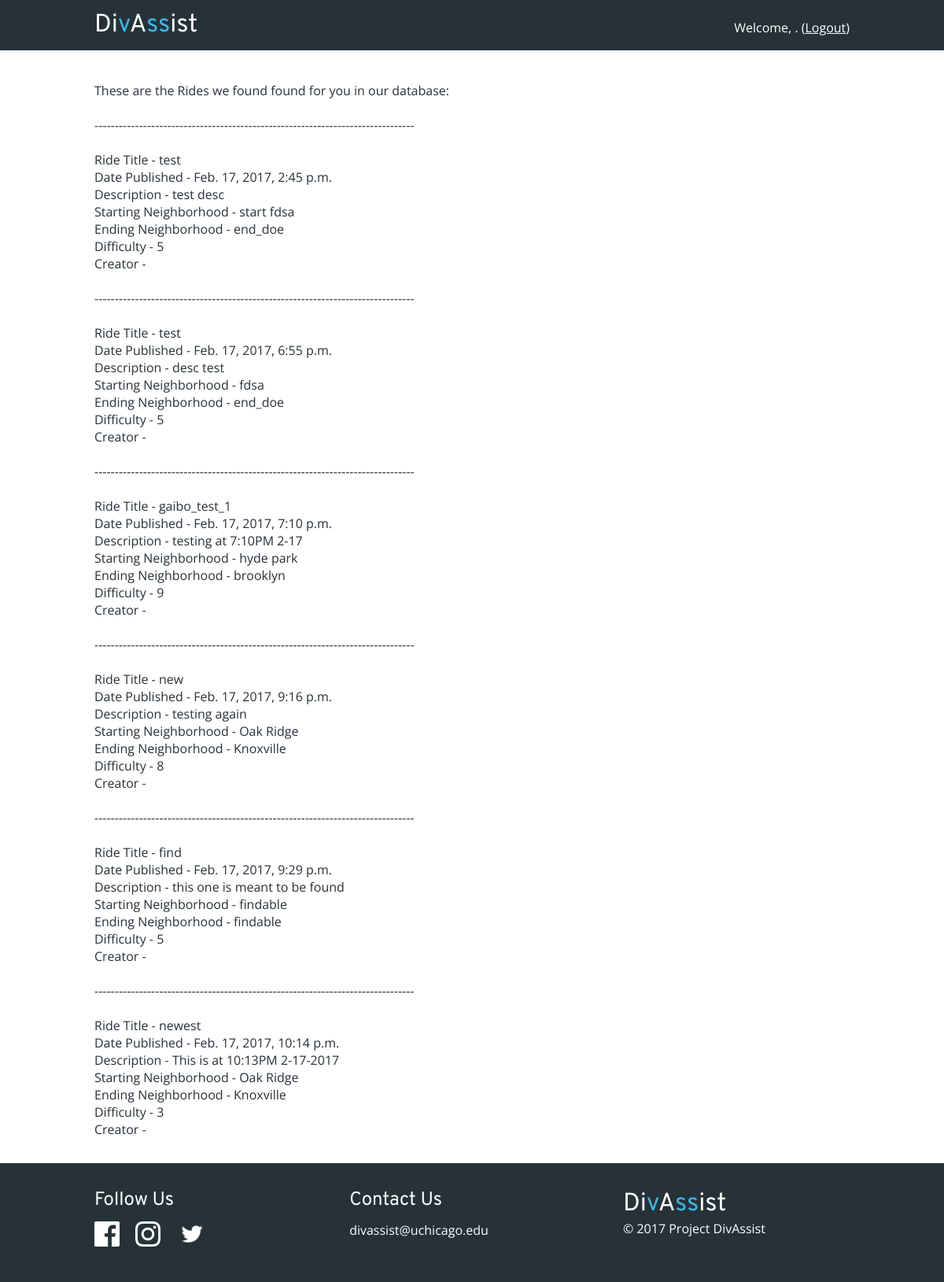
The page /view_rides/ on the database as committed earlier.
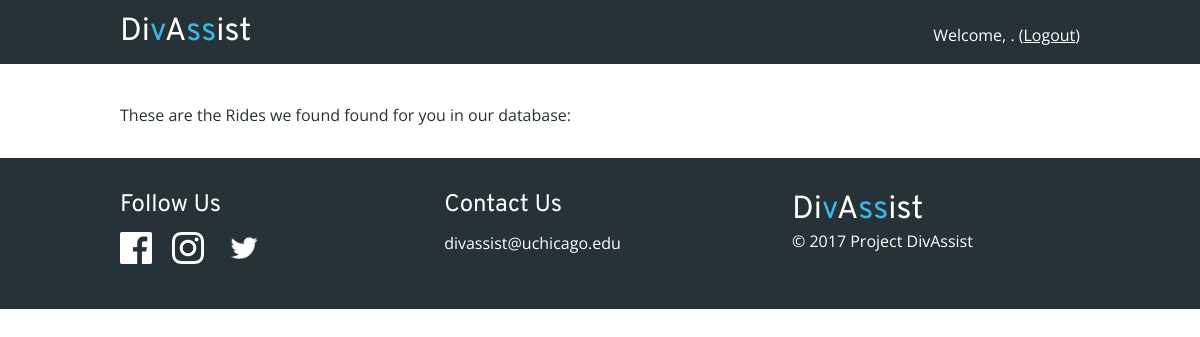
The same page on the database as committed later.
### divassist_web/models.py (models this page shows, shortened)
class Ride(models.Model):
    title_text = models.CharField(max_length=200)
    pub_date = models.DateTimeField('date published')
    desc_text = models.CharField('description', max_length=2000)
    s_neighborhood = models.CharField('start neighborhood', max_length=200)
    e_neighborhood = models.CharField('end neighborhood', max_length=200)
    difficulty = models.IntegerField()
    owner = models.ForeignKey(UserProfile)

### divassist_web/views.py (the view)
# urls.py: url(r'^view_rides/$', view_all_rides),
def view_all_rides(request):
    return render(request, 'divassist_web/view_ride.html', {
        'user': request.user,
        'rides': Ride.objects.all()
    })

### divassist_web/templates/divassist_web/view_ride.html (shortened to what this page needs)
{% extends "base.html" %}
{% load static %}
{% block extra-css %}
    <link rel="stylesheet" type="text/css" href="{% static 'divassist_web/home.css' %}" />
{% endblock %}
{% block user-specific %}
Welcome, {{ user.username }}. (<a class="link-white" href="/logout/">Logout</a>)
{% endblock %}
{% block content %}
<p>These are the Rides we found found for you in our database:</p>
{% for ride in rides %}
    <br>
    <p>-------------------------------------------------------------------------------</p>
    <br>
    <p>Ride Title - {{ ride.title_text }}</p>
    <p>Date Published - {{ ride.pub_date }}</p>
    <p>Description - {{ ride.desc_text }}</p>
    <p>Starting Neighborhood - {{ ride.s_neighborhood }}</p>
    <p>Ending Neighborhood - {{ ride.e_neighborhood }}</p>
    <p>Difficulty - {{ ride.difficulty }}</p>
    <p>Creator - {{ ride.owner.username }}</p>
{% endfor %}
{% endblock %}

Rows that differ between the two databases and show on the page:
removed Ride: title_text "test", pub_date "Feb. 17, 2017, 2:45 p.m.", desc_text "test desc", s_neighborhood "start fdsa", e_neighborhood "end_doe", difficulty "5"
removed Ride: title_text "test", pub_date "Feb. 17, 2017, 6:55 p.m.", desc_text "desc test", s_neighborhood "fdsa", e_neighborhood "end_doe", difficulty "5"
removed Ride: title_text "gaibo_test_1", pub_date "Feb. 17, 2017, 7:10 p.m.", desc_text "testing at 7:10PM 2-17", s_neighborhood "hyde park", e_neighborhood "brooklyn", difficulty "9"
removed Ride: title_text "new", pub_date "Feb. 17, 2017, 9:16 p.m.", desc_text "testing again", s_neighborhood "Oak Ridge", e_neighborhood "Knoxville", difficulty "8"
removed Ride: title_text "find", pub_date "Feb. 17, 2017, 9:29 p.m.", desc_text "this one is meant to be found", s_neighborhood "findable", e_neighborhood "findable", difficulty "5"
removed Ride: title_text "newest", pub_date "Feb. 17, 2017, 10:14 p.m.", desc_text "This is at 10:13PM 2-17-2017", s_neighborhood "Oak Ridge", e_neighborhood "Knoxville", difficulty "3"
